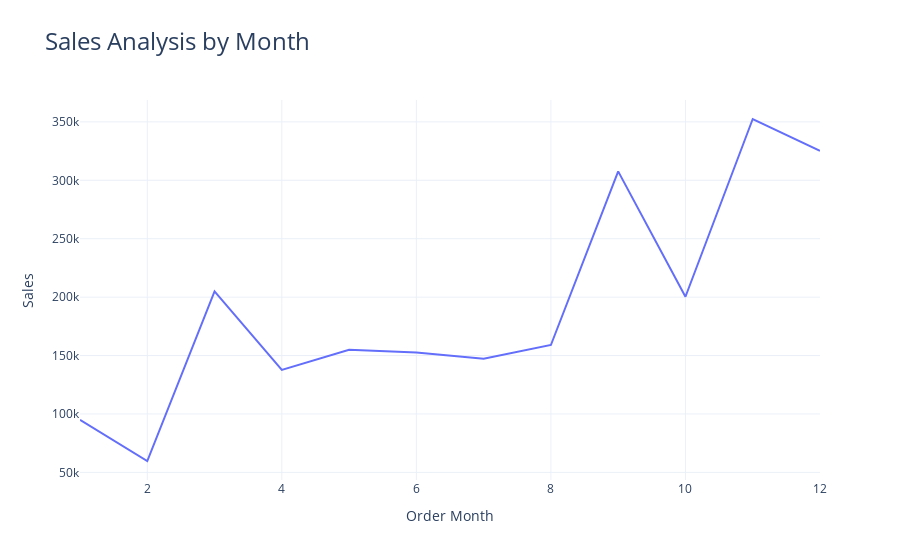

Notebook code for this chart:
### Code cell
sales_by_month=data.groupby('Order Month')['Sales'].sum().reset_index()
fig=px.line(sales_by_month,x='Order Month',y='Sales',title='Monthly Sales Analysis')
fig.update_layout(title_text='Sales Analysis by Month', title_font=dict(size=24))
fig.show()

### Figure 1 — Plotly figure (JSON) as saved in the notebook; plotly's stock layout.template omitted (floating-point values rounded to 4 significant figures)
{"data": [{"hovertemplate": "Order Month=%{x}<br>Sales=%{y}<extra></extra>", "legendgroup": "", "line": {"color": "#636efa", "dash": "solid"}, "marker": {"symbol": "circle"}, "mode": "lines", "name": "", "orientation": "v", "showlegend": false, "type": "scatter", "x": [1, 2, 3, 4, 5, 6, 7, 8, 9, 10, 11, 12], "xaxis": "x", "y": [94920.0, 59750.0, 205000.0, 137800.0, 155000.0, 152700.0, 147200.0, 159000.0, 307600.0, 200300.0, 352500.0, 325300.0], "yaxis": "y"}], "layout": {"legend": {"tracegroupgap": 0}, "title": {"font": {"size": 24}, "text": "Sales Analysis by Month"}, "xaxis": {"anchor": "y", "domain": [0, 1], "title": {"text": "Order Month"}}, "yaxis": {"anchor": "x", "domain": [0, 1], "title": {"text": "Sales"}}}}
